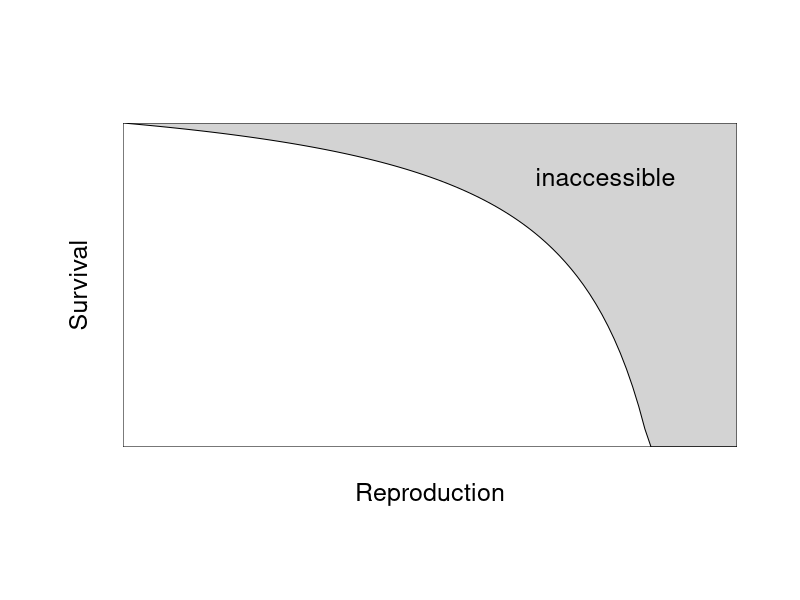
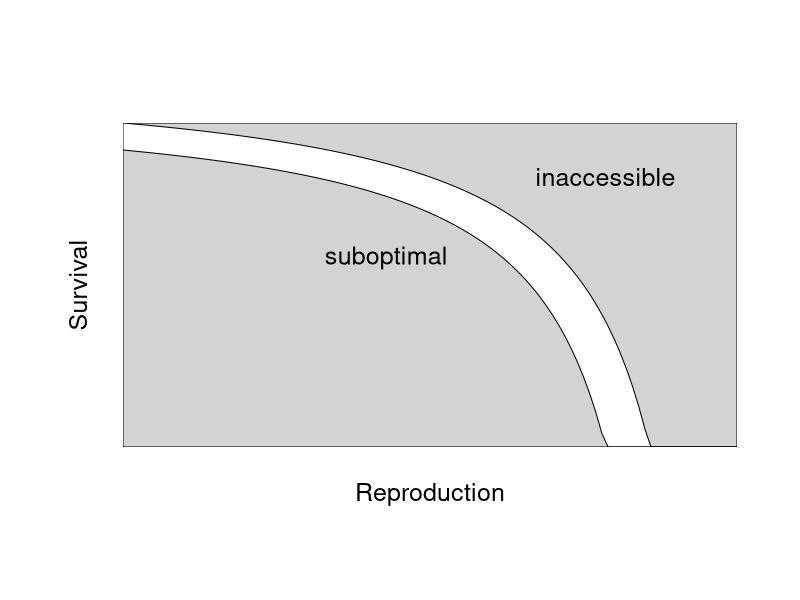

Write R code to recreate these figures, in order.
xvec <- seq(0,7,length=101)

ff <- function(x, xmax, ymax) {
	diff <- pmax(0, xmax-x)
	s <- (xmax+1)/xmax
	return(s*ymax*diff/(1+diff))
}

frontier <- ff(xvec,ymax=1.2,xmax=6)
sub <- ff(xvec,ymax=1.1,xmax=5.5)

par(las=1,bty="l",xaxs="i",yaxs="i",mgp=c(1,0,0),cex=1.5)

cplot <- function(x, f){
	plot(x, f
		, xlab="Reproduction",ylab="Survival"
		, axes=FALSE, type="l"
	)
}

poly <- function(x, f, col){
	polygon(
		c(x, rev(x))
		, c(f, 0*f)
		, col=col
	)
}

aplot <- function(x, f){
	cplot(x, f)
	poly(x, 0*f+max(f), "lightgrey")
	poly(x, f, "white")
	text(5.5, 1.0 , "inaccessible")
}

## Accessible
aplot(xvec, frontier)

## Optimal
aplot(xvec, frontier)
poly(xvec, sub, "lightgrey")
text(3,0.7,"suboptimal")
